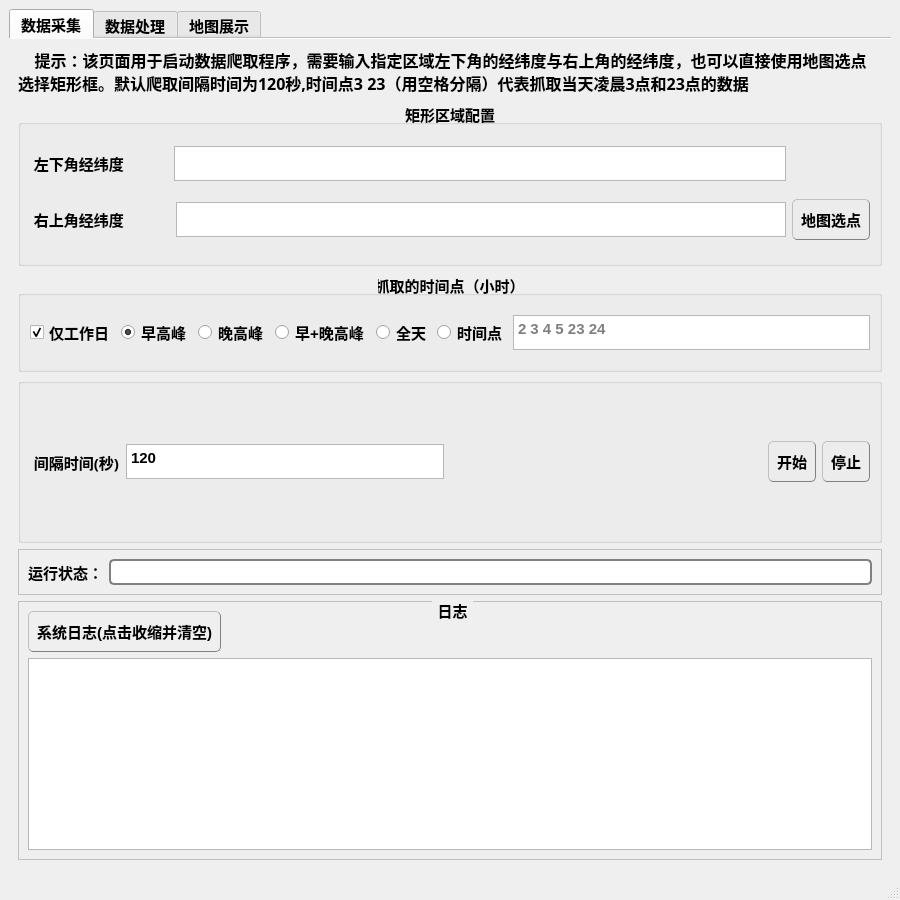
<?xml version="1.0" encoding="UTF-8"?>
<ui version="4.0">
 <class>mainWindow</class>
 <widget class="QMainWindow" name="mainWindow">
  <property name="geometry">
   <rect>
    <x>0</x>
    <y>0</y>
    <width>900</width>
    <height>900</height>
   </rect>
  </property>
  <property name="windowTitle">
   <string>交通拥堵分析系统</string>
  </property>
  <property name="windowIcon">
   <iconset>
    <normaloff>image/app.ico</normaloff>image/app.ico</iconset>
  </property>
  <widget class="QWidget" name="centralwidget">
   <layout class="QGridLayout" name="gridLayout_4">
    <item row="0" column="0">
     <widget class="QTabWidget" name="tabWidget">
      <property name="minimumSize">
       <size>
        <width>300</width>
        <height>0</height>
       </size>
      </property>
      <property name="font">
       <font>
        <pointsize>11</pointsize>
        <weight>75</weight>
        <bold>true</bold>
       </font>
      </property>
      <property name="layoutDirection">
       <enum>Qt::LeftToRight</enum>
      </property>
      <property name="tabPosition">
       <enum>QTabWidget::North</enum>
      </property>
      <property name="tabShape">
       <enum>QTabWidget::Rounded</enum>
      </property>
      <property name="currentIndex">
       <number>0</number>
      </property>
      <property name="iconSize">
       <size>
        <width>30</width>
        <height>30</height>
       </size>
      </property>
      <property name="elideMode">
       <enum>Qt::ElideMiddle</enum>
      </property>
      <property name="documentMode">
       <bool>true</bool>
      </property>
      <property name="tabsClosable">
       <bool>false</bool>
      </property>
      <property name="movable">
       <bool>false</bool>
      </property>
      <property name="tabBarAutoHide">
       <bool>false</bool>
      </property>
      <widget class="QWidget" name="tab">
       <attribute name="icon">
        <iconset>
         <normaloff>image/Highway_48px_1109853_easyicon.net.png</normaloff>image/Highway_48px_1109853_easyicon.net.png</iconset>
       </attribute>
       <attribute name="title">
        <string>数据采集</string>
       </attribute>
       <layout class="QGridLayout" name="gridLayout">
        <item row="0" column="0">
         <widget class="QLabel" name="label">
          <property name="minimumSize">
           <size>
            <width>631</width>
            <height>0</height>
           </size>
          </property>
          <property name="font">
           <font>
            <family>黑体</family>
            <pointsize>12</pointsize>
            <weight>75</weight>
            <bold>true</bold>
           </font>
          </property>
          <property name="text">
           <string>    提示：该页面用于启动数据爬取程序，需要输入指定区域左下角的经纬度与右上角的经纬度，也可以直接使用地图选点选择矩形框。默认爬取间隔时间为120秒,时间点3 23（用空格分隔）代表抓取当天凌晨3点和23点的数据</string>
          </property>
          <property name="wordWrap">
           <bool>true</bool>
          </property>
         </widget>
        </item>
        <item row="3" column="0">
         <widget class="QGroupBox" name="groupBox_6">
          <property name="title">
           <string/>
          </property>
          <layout class="QHBoxLayout" name="horizontalLayout_12">
           <item>
            <layout class="QHBoxLayout" name="horizontalLayout_9">
             <item>
              <widget class="QLabel" name="label_19">
               <property name="minimumSize">
                <size>
                 <width>0</width>
                 <height>0</height>
                </size>
               </property>
               <property name="maximumSize">
                <size>
                 <width>16777215</width>
                 <height>16777215</height>
                </size>
               </property>
               <property name="font">
                <font>
                 <family>微软雅黑</family>
                 <pointsize>11</pointsize>
                 <weight>75</weight>
                 <bold>true</bold>
                </font>
               </property>
               <property name="text">
                <string> 间隔时间(秒)</string>
               </property>
              </widget>
             </item>
             <item>
              <widget class="QTextEdit" name="textEdit_9">
               <property name="minimumSize">
                <size>
                 <width>0</width>
                 <height>0</height>
                </size>
               </property>
               <property name="maximumSize">
                <size>
                 <width>16777215</width>
                 <height>35</height>
                </size>
               </property>
               <property name="html">
                <string>&lt;!DOCTYPE HTML PUBLIC &quot;-//W3C//DTD HTML 4.0//EN&quot; &quot;http://www.w3.org/TR/REC-html40/strict.dtd&quot;&gt;
&lt;html&gt;&lt;head&gt;&lt;meta name=&quot;qrichtext&quot; content=&quot;1&quot; /&gt;&lt;style type=&quot;text/css&quot;&gt;
p, li { white-space: pre-wrap; }
&lt;/style&gt;&lt;/head&gt;&lt;body style=&quot; font-family:'SimSun'; font-size:11pt; font-weight:600; font-style:normal;&quot;&gt;
&lt;p style=&quot; margin-top:0px; margin-bottom:0px; margin-left:0px; margin-right:0px; -qt-block-indent:0; text-indent:0px;&quot;&gt;120&lt;/p&gt;&lt;/body&gt;&lt;/html&gt;</string>
               </property>
              </widget>
             </item>
             <item>
              <spacer name="horizontalSpacer_2">
               <property name="orientation">
                <enum>Qt::Horizontal</enum>
               </property>
               <property name="sizeHint" stdset="0">
                <size>
                 <width>40</width>
                 <height>20</height>
                </size>
               </property>
              </spacer>
             </item>
             <item>
              <widget class="QPushButton" name="pushButton">
               <property name="minimumSize">
                <size>
                 <width>0</width>
                 <height>0</height>
                </size>
               </property>
               <property name="maximumSize">
                <size>
                 <width>16777215</width>
                 <height>16777215</height>
                </size>
               </property>
               <property name="font">
                <font>
                 <pointsize>11</pointsize>
                 <weight>75</weight>
                 <bold>true</bold>
                </font>
               </property>
               <property name="styleSheet">
                <string notr="true">QPushButton:hover{

background-color:rgb(211, 211, 211)}  
QPushButton
                     {text-align : center;
                     border-color: gray;
                     padding:8px;
                     font:bold;
                     border-width: 1px;
                     border-radius: 5px;
                     border-style: outset;
                     }
</string>
               </property>
               <property name="text">
                <string>开始</string>
               </property>
               <property name="icon">
                <iconset>
                 <normaloff>image/play_button_48px_1201205_easyicon.net.png</normaloff>image/play_button_48px_1201205_easyicon.net.png</iconset>
               </property>
               <property name="iconSize">
                <size>
                 <width>30</width>
                 <height>30</height>
                </size>
               </property>
              </widget>
             </item>
             <item>
              <widget class="QPushButton" name="pushButton_2">
               <property name="minimumSize">
                <size>
                 <width>0</width>
                 <height>0</height>
                </size>
               </property>
               <property name="font">
                <font>
                 <pointsize>11</pointsize>
                 <weight>75</weight>
                 <bold>true</bold>
                </font>
               </property>
               <property name="styleSheet">
                <string notr="true">QPushButton:hover{

background-color:rgb(211, 211, 211)}  
QPushButton
                     {text-align : center;
                     border-color: gray;
                     padding:8px;
                     font:bold;
                     border-width: 1px;
                     border-radius: 5px;
                     border-style: outset;
                     }
</string>
               </property>
               <property name="text">
                <string>停止</string>
               </property>
               <property name="icon">
                <iconset>
                 <normaloff>image/stop_48px_1229026_easyicon.net.png</normaloff>image/stop_48px_1229026_easyicon.net.png</iconset>
               </property>
               <property name="iconSize">
                <size>
                 <width>30</width>
                 <height>30</height>
                </size>
               </property>
              </widget>
             </item>
            </layout>
           </item>
          </layout>
         </widget>
        </item>
        <item row="1" column="0">
         <widget class="QGroupBox" name="groupBox_4">
          <property name="font">
           <font>
            <pointsize>11</pointsize>
            <weight>75</weight>
            <bold>true</bold>
           </font>
          </property>
          <property name="title">
           <string>矩形区域配置</string>
          </property>
          <property name="alignment">
           <set>Qt::AlignCenter</set>
          </property>
          <layout class="QGridLayout" name="gridLayout_7">
           <item row="0" column="0">
            <layout class="QHBoxLayout" name="horizontalLayout_10">
             <property name="spacing">
              <number>4</number>
             </property>
             <property name="leftMargin">
              <number>0</number>
             </property>
             <property name="topMargin">
              <number>0</number>
             </property>
             <item>
              <widget class="QLabel" name="label_12">
               <property name="minimumSize">
                <size>
                 <width>140</width>
                 <height>0</height>
                </size>
               </property>
               <property name="maximumSize">
                <size>
                 <width>16777215</width>
                 <height>16777215</height>
                </size>
               </property>
               <property name="font">
                <font>
                 <family>微软雅黑</family>
                 <pointsize>11</pointsize>
                 <weight>75</weight>
                 <bold>true</bold>
                </font>
               </property>
               <property name="text">
                <string> 左下角经纬度</string>
               </property>
              </widget>
             </item>
             <item>
              <widget class="QTextEdit" name="textEdit_left">
               <property name="minimumSize">
                <size>
                 <width>0</width>
                 <height>0</height>
                </size>
               </property>
               <property name="maximumSize">
                <size>
                 <width>1512412</width>
                 <height>35</height>
                </size>
               </property>
              </widget>
             </item>
            </layout>
           </item>
           <item row="1" column="1">
            <widget class="QPushButton" name="pushButton_9">
             <property name="minimumSize">
              <size>
               <width>0</width>
               <height>0</height>
              </size>
             </property>
             <property name="font">
              <font>
               <pointsize>11</pointsize>
               <weight>75</weight>
               <bold>true</bold>
              </font>
             </property>
             <property name="styleSheet">
              <string notr="true">QPushButton:hover{

background-color:rgb(211, 211, 211)}  
QPushButton
                     {text-align : center;
                     border-color: gray;
                     padding:8px;
                     font:bold;
                     border-width: 1px;
                     border-radius: 5px;
                     border-style: outset;
                     }
</string>
             </property>
             <property name="text">
              <string>地图选点</string>
             </property>
             <property name="icon">
              <iconset>
               <normaloff>image/map_46.16091954023px_1224917_easyicon.net.png</normaloff>image/map_46.16091954023px_1224917_easyicon.net.png</iconset>
             </property>
             <property name="iconSize">
              <size>
               <width>30</width>
               <height>30</height>
              </size>
             </property>
            </widget>
           </item>
           <item row="1" column="0">
            <layout class="QHBoxLayout" name="horizontalLayout_11">
             <item>
              <widget class="QLabel" name="label_34">
               <property name="minimumSize">
                <size>
                 <width>140</width>
                 <height>0</height>
                </size>
               </property>
               <property name="maximumSize">
                <size>
                 <width>16777215</width>
                 <height>16777215</height>
                </size>
               </property>
               <property name="font">
                <font>
                 <family>微软雅黑</family>
                 <pointsize>11</pointsize>
                 <weight>75</weight>
                 <bold>true</bold>
                </font>
               </property>
               <property name="text">
                <string> 右上角经纬度</string>
               </property>
              </widget>
             </item>
             <item>
              <widget class="QTextEdit" name="textEdit_right">
               <property name="minimumSize">
                <size>
                 <width>0</width>
                 <height>0</height>
                </size>
               </property>
               <property name="maximumSize">
                <size>
                 <width>1512412</width>
                 <height>35</height>
                </size>
               </property>
              </widget>
             </item>
            </layout>
           </item>
          </layout>
         </widget>
        </item>
        <item row="2" column="0">
         <widget class="QGroupBox" name="groupBox_5">
          <property name="maximumSize">
           <size>
            <width>16777215</width>
            <height>100</height>
           </size>
          </property>
          <property name="title">
           <string>抓取的时间点（小时）</string>
          </property>
          <property name="alignment">
           <set>Qt::AlignCenter</set>
          </property>
          <layout class="QHBoxLayout" name="horizontalLayout">
           <item>
            <widget class="QCheckBox" name="checkBox">
             <property name="text">
              <string>仅工作日</string>
             </property>
             <property name="checked">
              <bool>true</bool>
             </property>
            </widget>
           </item>
           <item>
            <widget class="QRadioButton" name="radioButton">
             <property name="text">
              <string>早高峰</string>
             </property>
             <property name="checked">
              <bool>true</bool>
             </property>
            </widget>
           </item>
           <item>
            <widget class="QRadioButton" name="radioButton_2">
             <property name="text">
              <string>晚高峰</string>
             </property>
            </widget>
           </item>
           <item>
            <widget class="QRadioButton" name="radioButton_3">
             <property name="text">
              <string>早+晚高峰</string>
             </property>
            </widget>
           </item>
           <item>
            <widget class="QRadioButton" name="radioButton_4">
             <property name="text">
              <string>全天</string>
             </property>
            </widget>
           </item>
           <item>
            <widget class="QRadioButton" name="radioButton_5">
             <property name="text">
              <string>时间点</string>
             </property>
            </widget>
           </item>
           <item>
            <widget class="QTextEdit" name="textEdit_right_2">
             <property name="minimumSize">
              <size>
               <width>0</width>
               <height>0</height>
              </size>
             </property>
             <property name="maximumSize">
              <size>
               <width>1512412</width>
               <height>35</height>
              </size>
             </property>
             <property name="placeholderText">
              <string>2 3 4 5 23 24</string>
             </property>
            </widget>
           </item>
          </layout>
         </widget>
        </item>
        <item row="4" column="0">
         <widget class="QGroupBox" name="groupBox_3">
          <property name="sizePolicy">
           <sizepolicy hsizetype="Preferred" vsizetype="Preferred">
            <horstretch>0</horstretch>
            <verstretch>0</verstretch>
           </sizepolicy>
          </property>
          <property name="font">
           <font>
            <pointsize>11</pointsize>
            <weight>75</weight>
            <bold>true</bold>
           </font>
          </property>
          <property name="styleSheet">
           <string notr="true">QGroupBox{border:1px ridge gray;margin-top: 1ex;} QGroupBox::title{subcontrol-origin: margin;subcontrol-position:top center;padding:0 3px;}</string>
          </property>
          <property name="title">
           <string/>
          </property>
          <layout class="QHBoxLayout" name="horizontalLayout_7">
           <item>
            <widget class="QLabel" name="label_9">
             <property name="font">
              <font>
               <family>微软雅黑</family>
               <pointsize>11</pointsize>
               <weight>75</weight>
               <bold>true</bold>
              </font>
             </property>
             <property name="text">
              <string>运行状态：</string>
             </property>
             <property name="alignment">
              <set>Qt::AlignRight|Qt::AlignTrailing|Qt::AlignVCenter</set>
             </property>
            </widget>
           </item>
           <item>
            <widget class="QProgressBar" name="progressBar">
             <property name="minimumSize">
              <size>
               <width>0</width>
               <height>0</height>
              </size>
             </property>
             <property name="styleSheet">
              <string notr="true">QProgressBar {
                           border: 2px solid grey;
                           border-radius: 5px;
                           text-align: center;
                       }
                       QProgressBar::chunk {
                           background-color: #37DA7E;
                           width: 20px;
                       }</string>
             </property>
             <property name="value">
              <number>0</number>
             </property>
             <property name="textVisible">
              <bool>false</bool>
             </property>
            </widget>
           </item>
          </layout>
         </widget>
        </item>
        <item row="5" column="0">
         <widget class="QGroupBox" name="groupBox_7">
          <property name="sizePolicy">
           <sizepolicy hsizetype="Preferred" vsizetype="Preferred">
            <horstretch>0</horstretch>
            <verstretch>0</verstretch>
           </sizepolicy>
          </property>
          <property name="font">
           <font>
            <pointsize>11</pointsize>
            <weight>75</weight>
            <bold>true</bold>
           </font>
          </property>
          <property name="styleSheet">
           <string notr="true">QGroupBox{border:1px ridge gray;margin-top: 1ex;} QGroupBox::title{subcontrol-origin: margin;subcontrol-position:top center;padding:0 3px;}</string>
          </property>
          <property name="title">
           <string>日志</string>
          </property>
          <layout class="QFormLayout" name="formLayout">
           <item row="0" column="0">
            <widget class="QPushButton" name="pushButton_4">
             <property name="minimumSize">
              <size>
               <width>150</width>
               <height>0</height>
              </size>
             </property>
             <property name="font">
              <font>
               <pointsize>11</pointsize>
               <weight>75</weight>
               <bold>true</bold>
              </font>
             </property>
             <property name="styleSheet">
              <string notr="true">QPushButton:hover{

background-color:rgb(211, 211, 211)}  
QPushButton
                     {text-align : center;
                     border-color: gray;
                     padding:8px;
                     font:bold;
                     border-width: 1px;
                     border-radius: 5px;
                     border-style: outset;
                     }
</string>
             </property>
             <property name="text">
              <string>系统日志(点击收缩并清空)</string>
             </property>
             <property name="icon">
              <iconset>
               <normaloff>../../../chrmoedownload/play_button_48px_1201205_easyicon.net.png</normaloff>../../../chrmoedownload/play_button_48px_1201205_easyicon.net.png</iconset>
             </property>
             <property name="iconSize">
              <size>
               <width>30</width>
               <height>30</height>
              </size>
             </property>
            </widget>
           </item>
           <item row="1" column="0" colspan="2">
            <widget class="QTextBrowser" name="textBrowser_3">
             <property name="minimumSize">
              <size>
               <width>0</width>
               <height>0</height>
              </size>
             </property>
            </widget>
           </item>
          </layout>
         </widget>
        </item>
       </layout>
      </widget>
      <widget class="QWidget" name="tab_2">
       <attribute name="icon">
        <iconset>
         <normaloff>image/gear_48px_1180534_easyicon.net.png</normaloff>image/gear_48px_1180534_easyicon.net.png</iconset>
       </attribute>
       <attribute name="title">
        <string>数据处理</string>
       </attribute>
       <layout class="QGridLayout" name="gridLayout_5">
        <item row="4" column="0">
         <layout class="QHBoxLayout" name="horizontalLayout_15">
          <item>
           <spacer name="horizontalSpacer">
            <property name="orientation">
             <enum>Qt::Horizontal</enum>
            </property>
            <property name="sizeHint" stdset="0">
             <size>
              <width>40</width>
              <height>20</height>
             </size>
            </property>
           </spacer>
          </item>
          <item>
           <widget class="QPushButton" name="pushButton_14">
            <property name="font">
             <font>
              <weight>75</weight>
              <italic>false</italic>
              <bold>true</bold>
             </font>
            </property>
            <property name="styleSheet">
             <string notr="true">QPushButton:hover{

background-color:rgb(211, 211, 211)}  
QPushButton
                     {text-align : center;
                     border-color: gray;
                     padding:8px;
                     font:bold;
                     border-width: 1px;
                     border-radius: 5px;
                     border-style: outset;
                     }
</string>
            </property>
            <property name="text">
             <string>生成</string>
            </property>
            <property name="icon">
             <iconset>
              <normaloff>image/brand_brands_excel_logo_48px_1212964_easyicon.net.png</normaloff>image/brand_brands_excel_logo_48px_1212964_easyicon.net.png</iconset>
            </property>
            <property name="iconSize">
             <size>
              <width>25</width>
              <height>25</height>
             </size>
            </property>
           </widget>
          </item>
          <item>
           <widget class="QPushButton" name="pushButton_13">
            <property name="font">
             <font>
              <weight>75</weight>
              <italic>false</italic>
              <bold>true</bold>
             </font>
            </property>
            <property name="styleSheet">
             <string notr="true">QPushButton:hover{

background-color:rgb(211, 211, 211)}  
QPushButton
                     {text-align : center;
                     border-color: gray;
                     padding:8px;
                     font:bold;
                     border-width: 1px;
                     border-radius: 5px;
                     border-style: outset;
                     }
</string>
            </property>
            <property name="text">
             <string>停止</string>
            </property>
            <property name="icon">
             <iconset>
              <normaloff>image/stop_48px_1229026_easyicon.net.png</normaloff>image/stop_48px_1229026_easyicon.net.png</iconset>
            </property>
            <property name="iconSize">
             <size>
              <width>25</width>
              <height>25</height>
             </size>
            </property>
           </widget>
          </item>
         </layout>
        </item>
        <item row="0" column="0">
         <widget class="QLabel" name="label_3">
          <property name="minimumSize">
           <size>
            <width>0</width>
            <height>0</height>
           </size>
          </property>
          <property name="font">
           <font>
            <family>黑体</family>
            <pointsize>12</pointsize>
            <weight>75</weight>
            <bold>true</bold>
           </font>
          </property>
          <property name="text">
           <string>    提示：该页面用于启动数据生成，选择指定道路，配置拥堵时长权重（默认为0.2）后点击生成，即可生产拥堵情况excel表格，也可进入地图展示标签查看。</string>
          </property>
          <property name="wordWrap">
           <bool>true</bool>
          </property>
         </widget>
        </item>
        <item row="3" column="0">
         <widget class="QGroupBox" name="groupBox_8">
          <property name="maximumSize">
           <size>
            <width>16777215</width>
            <height>100</height>
           </size>
          </property>
          <property name="title">
           <string/>
          </property>
          <layout class="QGridLayout" name="gridLayout_6">
           <item row="0" column="1">
            <widget class="QTextEdit" name="textEdit_7">
             <property name="maximumSize">
              <size>
               <width>16777215</width>
               <height>40</height>
              </size>
             </property>
            </widget>
           </item>
           <item row="0" column="2">
            <widget class="QPushButton" name="pushButton_7">
             <property name="minimumSize">
              <size>
               <width>0</width>
               <height>50</height>
              </size>
             </property>
             <property name="font">
              <font>
               <pointsize>11</pointsize>
               <weight>75</weight>
               <bold>true</bold>
              </font>
             </property>
             <property name="styleSheet">
              <string notr="true">QPushButton:hover{

background-color:rgb(211, 211, 211)}  
QPushButton
                     {text-align : center;
                     border-color: gray;
                     padding:8px;
                     font:bold;
                     border-width: 1px;
                     border-radius: 5px;
                     border-style: outset;
                     }
</string>
             </property>
             <property name="text">
              <string>选择文件夹</string>
             </property>
             <property name="icon">
              <iconset>
               <normaloff>image/folder_48px_1219812_easyicon.net.png</normaloff>image/folder_48px_1219812_easyicon.net.png</iconset>
             </property>
             <property name="iconSize">
              <size>
               <width>25</width>
               <height>25</height>
              </size>
             </property>
            </widget>
           </item>
           <item row="0" column="0">
            <widget class="QLabel" name="label_21">
             <property name="minimumSize">
              <size>
               <width>0</width>
               <height>0</height>
              </size>
             </property>
             <property name="font">
              <font>
               <family>微软雅黑</family>
               <pointsize>11</pointsize>
               <weight>75</weight>
               <bold>true</bold>
              </font>
             </property>
             <property name="text">
              <string>数据所在路径</string>
             </property>
            </widget>
           </item>
          </layout>
         </widget>
        </item>
        <item row="5" column="0">
         <widget class="QGroupBox" name="groupBox_9">
          <property name="sizePolicy">
           <sizepolicy hsizetype="Preferred" vsizetype="Preferred">
            <horstretch>0</horstretch>
            <verstretch>0</verstretch>
           </sizepolicy>
          </property>
          <property name="minimumSize">
           <size>
            <width>0</width>
            <height>60</height>
           </size>
          </property>
          <property name="font">
           <font>
            <pointsize>10</pointsize>
           </font>
          </property>
          <property name="styleSheet">
           <string notr="true">QGroupBox{border:1px ridge gray;margin-top: 1ex;} QGroupBox::title{subcontrol-origin: margin;subcontrol-position:top center;padding:0 3px;}</string>
          </property>
          <property name="title">
           <string/>
          </property>
          <layout class="QHBoxLayout" name="horizontalLayout_16">
           <item>
            <widget class="QLabel" name="label_17">
             <property name="minimumSize">
              <size>
               <width>0</width>
               <height>0</height>
              </size>
             </property>
             <property name="font">
              <font>
               <family>微软雅黑</family>
               <pointsize>11</pointsize>
               <weight>75</weight>
               <bold>true</bold>
              </font>
             </property>
             <property name="text">
              <string>进度：</string>
             </property>
            </widget>
           </item>
           <item>
            <widget class="QProgressBar" name="progressBar_3">
             <property name="styleSheet">
              <string notr="true">QProgressBar {
                           border: 2px solid grey;
                           border-radius: 5px;
                           text-align: center;
                       }
                       QProgressBar::chunk {
                           background-color: #37DA7E;
                           width: 20px;
                       }</string>
             </property>
             <property name="value">
              <number>0</number>
             </property>
             <property name="textVisible">
              <bool>false</bool>
             </property>
            </widget>
           </item>
          </layout>
         </widget>
        </item>
        <item row="6" column="0">
         <widget class="QGroupBox" name="groupBox_10">
          <property name="sizePolicy">
           <sizepolicy hsizetype="Preferred" vsizetype="Preferred">
            <horstretch>0</horstretch>
            <verstretch>0</verstretch>
           </sizepolicy>
          </property>
          <property name="font">
           <font>
            <pointsize>11</pointsize>
            <weight>75</weight>
            <bold>true</bold>
           </font>
          </property>
          <property name="styleSheet">
           <string notr="true">QGroupBox{border:1px ridge gray;margin-top: 1ex;} QGroupBox::title{subcontrol-origin: margin;subcontrol-position:top center;padding:0 3px;}</string>
          </property>
          <property name="title">
           <string>日志</string>
          </property>
          <layout class="QVBoxLayout" name="verticalLayout_4">
           <item>
            <widget class="QPushButton" name="pushButton_8">
             <property name="minimumSize">
              <size>
               <width>150</width>
               <height>0</height>
              </size>
             </property>
             <property name="maximumSize">
              <size>
               <width>300</width>
               <height>16777215</height>
              </size>
             </property>
             <property name="font">
              <font>
               <pointsize>11</pointsize>
               <weight>75</weight>
               <bold>true</bold>
              </font>
             </property>
             <property name="styleSheet">
              <string notr="true">QPushButton:hover{

background-color:rgb(211, 211, 211)}  
QPushButton
                     {text-align : center;
                     border-color: gray;
                     padding:8px;
                     font:bold;
                     border-width: 1px;
                     border-radius: 5px;
                     border-style: outset;
                     }
</string>
             </property>
             <property name="text">
              <string>系统日志(点击收缩并清空)</string>
             </property>
             <property name="icon">
              <iconset>
               <normaloff>../../../chrmoedownload/play_button_48px_1201205_easyicon.net.png</normaloff>../../../chrmoedownload/play_button_48px_1201205_easyicon.net.png</iconset>
             </property>
             <property name="iconSize">
              <size>
               <width>30</width>
               <height>30</height>
              </size>
             </property>
            </widget>
           </item>
           <item>
            <widget class="QTextBrowser" name="textBrowser_6">
             <property name="minimumSize">
              <size>
               <width>0</width>
               <height>0</height>
              </size>
             </property>
            </widget>
           </item>
          </layout>
         </widget>
        </item>
        <item row="2" column="0">
         <widget class="QGroupBox" name="groupBox_2">
          <property name="font">
           <font>
            <pointsize>11</pointsize>
            <weight>75</weight>
            <bold>true</bold>
           </font>
          </property>
          <property name="title">
           <string>权重设置</string>
          </property>
          <property name="alignment">
           <set>Qt::AlignCenter</set>
          </property>
          <layout class="QHBoxLayout" name="horizontalLayout_13">
           <item>
            <widget class="QLabel" name="label_24">
             <property name="minimumSize">
              <size>
               <width>0</width>
               <height>0</height>
              </size>
             </property>
             <property name="font">
              <font>
               <family>微软雅黑</family>
               <pointsize>11</pointsize>
               <weight>75</weight>
               <bold>true</bold>
              </font>
             </property>
             <property name="text">
              <string>拥堵时长权重（0-1）</string>
             </property>
            </widget>
           </item>
           <item>
            <widget class="QTextEdit" name="textEdit_timeweight">
             <property name="maximumSize">
              <size>
               <width>16777215</width>
               <height>40</height>
              </size>
             </property>
             <property name="html">
              <string>&lt;!DOCTYPE HTML PUBLIC &quot;-//W3C//DTD HTML 4.0//EN&quot; &quot;http://www.w3.org/TR/REC-html40/strict.dtd&quot;&gt;
&lt;html&gt;&lt;head&gt;&lt;meta name=&quot;qrichtext&quot; content=&quot;1&quot; /&gt;&lt;style type=&quot;text/css&quot;&gt;
p, li { white-space: pre-wrap; }
&lt;/style&gt;&lt;/head&gt;&lt;body style=&quot; font-family:'SimSun'; font-size:11pt; font-weight:600; font-style:normal;&quot;&gt;
&lt;p style=&quot; margin-top:0px; margin-bottom:0px; margin-left:0px; margin-right:0px; -qt-block-indent:0; text-indent:0px;&quot;&gt;0.2&lt;/p&gt;&lt;/body&gt;&lt;/html&gt;</string>
             </property>
            </widget>
           </item>
           <item>
            <spacer name="horizontalSpacer_3">
             <property name="orientation">
              <enum>Qt::Horizontal</enum>
             </property>
             <property name="sizeHint" stdset="0">
              <size>
               <width>40</width>
               <height>20</height>
              </size>
             </property>
            </spacer>
           </item>
          </layout>
         </widget>
        </item>
        <item row="1" column="0">
         <widget class="QGroupBox" name="groupBox">
          <property name="title">
           <string/>
          </property>
          <layout class="QHBoxLayout" name="horizontalLayout_8">
           <item>
            <widget class="QLabel" name="label_22">
             <property name="minimumSize">
              <size>
               <width>0</width>
               <height>0</height>
              </size>
             </property>
             <property name="font">
              <font>
               <family>微软雅黑</family>
               <pointsize>11</pointsize>
               <weight>75</weight>
               <bold>true</bold>
              </font>
             </property>
             <property name="text">
              <string>指定道路</string>
             </property>
            </widget>
           </item>
           <item>
            <widget class="QTextEdit" name="textEdit_11">
             <property name="enabled">
              <bool>false</bool>
             </property>
             <property name="maximumSize">
              <size>
               <width>16777215</width>
               <height>40</height>
              </size>
             </property>
             <property name="html">
              <string>&lt;!DOCTYPE HTML PUBLIC &quot;-//W3C//DTD HTML 4.0//EN&quot; &quot;http://www.w3.org/TR/REC-html40/strict.dtd&quot;&gt;
&lt;html&gt;&lt;head&gt;&lt;meta name=&quot;qrichtext&quot; content=&quot;1&quot; /&gt;&lt;style type=&quot;text/css&quot;&gt;
p, li { white-space: pre-wrap; }
&lt;/style&gt;&lt;/head&gt;&lt;body style=&quot; font-family:'SimSun'; font-size:11pt; font-weight:600; font-style:normal;&quot;&gt;
&lt;p style=&quot; margin-top:0px; margin-bottom:0px; margin-left:0px; margin-right:0px; -qt-block-indent:0; text-indent:0px;&quot;&gt;全部&lt;/p&gt;&lt;/body&gt;&lt;/html&gt;</string>
             </property>
            </widget>
           </item>
           <item>
            <widget class="QPushButton" name="pushButton_choose_road">
             <property name="minimumSize">
              <size>
               <width>0</width>
               <height>50</height>
              </size>
             </property>
             <property name="font">
              <font>
               <pointsize>11</pointsize>
               <weight>75</weight>
               <bold>true</bold>
              </font>
             </property>
             <property name="styleSheet">
              <string notr="true">QPushButton:hover{

background-color:rgb(211, 211, 211)}  
QPushButton
                     {text-align : center;
                     border-color: gray;
                     padding:8px;
                     font:bold;
                     border-width: 1px;
                     border-radius: 5px;
                     border-style: outset;
                     }
</string>
             </property>
             <property name="text">
              <string>选择道路</string>
             </property>
             <property name="icon">
              <iconset>
               <normaloff>image/road_48px_1232324_easyicon.net.png</normaloff>image/road_48px_1232324_easyicon.net.png</iconset>
             </property>
             <property name="iconSize">
              <size>
               <width>25</width>
               <height>25</height>
              </size>
             </property>
            </widget>
           </item>
          </layout>
         </widget>
        </item>
       </layout>
      </widget>
      <widget class="QWidget" name="tab_3">
       <attribute name="icon">
        <iconset>
         <normaloff>image/map_64px_1228276_easyicon.net.png</normaloff>image/map_64px_1228276_easyicon.net.png</iconset>
       </attribute>
       <attribute name="title">
        <string>地图展示</string>
       </attribute>
       <layout class="QGridLayout" name="gridLayout_2"/>
      </widget>
     </widget>
    </item>
   </layout>
  </widget>
  <widget class="QStatusBar" name="statusbar"/>
 </widget>
 <resources/>
 <connections/>
</ui>
